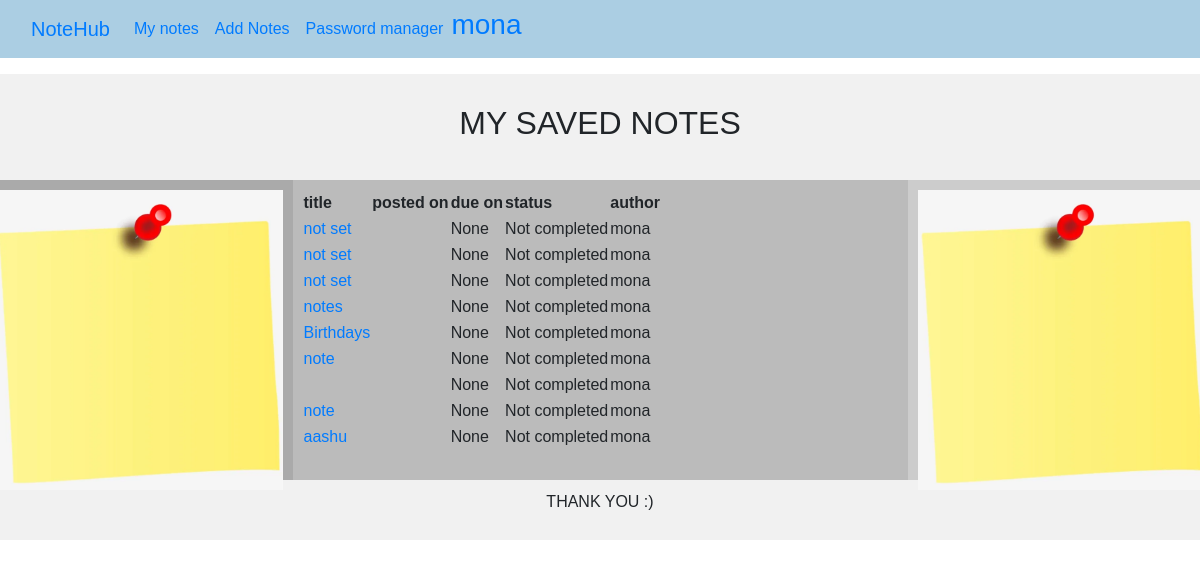
Screenshot of /notes (signed in) with the database file from the repository.
### main/models.py (models this page shows, shortened)
class note(models.Model):
    id = models.UUIDField(unique=True, primary_key=True, default=uuid.uuid4, editable=False)
    author = models.ForeignKey(User, on_delete=models.CASCADE)
    title = models.CharField(max_length=20, default="not set")
    content = models.TextField()
    published = models.DateTimeField(default=now, editable=False)
    due = models.DateTimeField(null=True)
    status = models.BooleanField(default=False)

### main/views.py (the view)
# urls.py: path("notes", views.noteview, name="view"),
@login_required(login_url="/login")
def noteview(request):
    q = models.note.objects.all()
    content = {
        "note": q,
        "author": request.user,
    }
    return render(request, "noteview.html", content)

### templates/noteview.html (shortened to what this page needs)
{% extends 'base.html' %}
{% block body %}
{% load static %}
<!DOCTYPE html>
<html lang="en">
<head>
</head>
<body>
<div class="header">
  <h2> MY SAVED NOTES</h2>
</div>
<div class="row">
  <div class="column side" style="background-color:#aaa;"><img src="/static/m19.jpg" alt="candies" width="700" height="200" alt="" class="img-fluid d-block mx-auto"></div>
  <div class="column middle" style="background-color:#bbb;"><div class="monish">
    <table class="main">
      <thead>
        <tr>
          <th>title</th>
          <th>posted on</th>
          <th>due on</th>
          <th>status</th>
          <th>author</th>
        </tr>
      </thead>
{% for k in note %}
  {% if k.author == author %}
      <tbody>
        <td><a href="{% url 'check' k.id %}">{{ k.title }}</a></td>
        <td>{{ k.pusblished }}</td>
        <td>{{ k.due }}</td>
        {% if k.status == False %}
          <td>Not completed</td>
        {% else %}
          <td>Completed</td>
        {% endif %}
        <td>{{ k.author }}</td>
      </tbody>
  {% endif %}
{% endfor %}
</table>
</div>
</div>
  <div class="column side" style="background-color:#ccc;"><img src="/static/m19.jpg" alt="candies" width="700" height="200" alt="" class="img-fluid d-block mx-auto"></div>
</div>
<div class="footer">
  <p>THANK YOU :)</p>
</div>
</body>
</html>
{% endblock body %}

### templates/base.html (shortened to what this page needs)
<!doctype html>
<html lang="en">
  <head>
    {% load static %}
    <link rel="stylesheet" href="https://cdn.jsdelivr.net/npm/bootstrap@4.3.1/dist/css/bootstrap.min.css">
  </head>
  <body>
    <nav class="navbar bg- navbar-expand-lg bg-body-tertiary" data-bs-theme="dark" style="background-color: #abcee3;">
      <div class="container-fluid">
        <a class="navbar-brand" href="{% url 'main' %}">NoteHub</a>
        <div class="collapse navbar-collapse" id="navbarSupportedContent">
          <ul class="navbar-nav me-auto mb-2 mb-lg-0">
            <li class="nav-item">
              <a class="nav-link" href="{% url 'view' %}">My notes</a>
            </li>
            <li class="nav-item">
              <a class="nav-link active" aria-current="page" href="{% url 'notes' %}">Add Notes</a>
            </li>
            <li class="nav-item">
              <a class="nav-link" href="{% url 'password' %}">Password manager</a>
            </li>
           </ul>
          <a  href="{% url 'logout' %}"><h3>{{ request.user }}</h3></a>
        </div>
      </div>
    </nav>
    {% block body %}
    {% endblock body %}
  </body>
</html>

### templates/noteview.html (style rules this page uses)
* { box-sizing: border-box; }
body { font-family: Arial, Helvetica, sans-serif; }
.header { background-color: #f1f1f1; padding: 30px; text-align: center; font-size: 35px; }
.column { float: left; padding: 10px; height: 300px; }
.column.side { width: 25%; }
.column.middle { width: 50%; }
.row:after { content: ""; display: table; clear: both; }
.footer { background-color: #f1f1f1; padding: 10px; text-align: center; }

### rows the page displays
note: title "not set", due "None", status "Not completed", author "mona"
note: title "not set", due "None", status "Not completed", author "mona"
note: title "not set", due "None", status "Not completed", author "mona"
note: title "notes", due "None", status "Not completed", author "mona"
note: title "Birthdays", due "None", status "Not completed", author "mona"
note: title "note", due "None", status "Not completed", author "mona"
note: due "None", status "Not completed", author "mona"
note: title "note", due "None", status "Not completed", author "mona"
note: title "aashu", due "None", status "Not completed", author "mona"

### other values shown
{{ request.user }} "mona"
